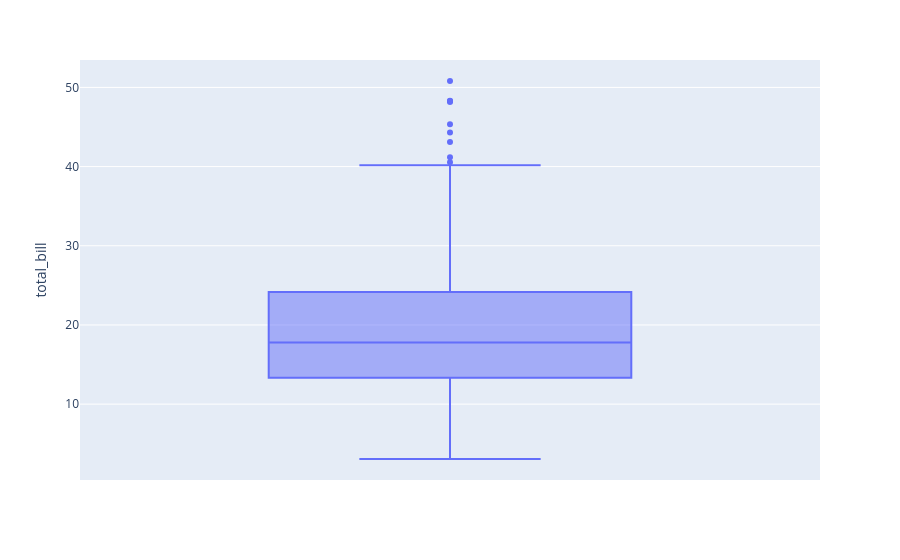

The code cell stored with this chart in its notebook:
### Markdown cell above
## Plotly

### Code cell
import plotly.express as px
df = px.data.tips()
fig = px.box(df, y="total_bill")
fig.show()

### Figure 1 — Plotly figure (JSON) as saved in the notebook; plotly's stock layout.template omitted (floating-point values rounded to 4 significant figures; data arrays with more than 128 entries replaced by an {"elided": "..."} marker saying what was removed)
{"data": [{"alignmentgroup": "True", "hovertemplate": "total_bill=%{y}<extra></extra>", "legendgroup": "", "marker": {"color": "#636efa"}, "name": "", "notched": false, "offsetgroup": "", "orientation": "v", "showlegend": false, "type": "box", "x0": " ", "xaxis": "x", "y": {"elided": "244 float values"}, "y0": " ", "yaxis": "y"}], "layout": {"boxmode": "group", "legend": {"tracegroupgap": 0}, "margin": {"t": 60}, "xaxis": {"anchor": "y", "domain": [0, 1]}, "yaxis": {"anchor": "x", "domain": [0, 1], "title": {"text": "total_bill"}}}}
